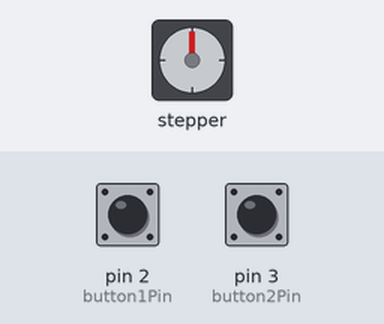
Simulated run of this sketch. Board: Arduino Uno, built with avr-gcc and run on an emulated ATmega328P. On the bench: stepper motor. The inputs (shaded band) are chosen by the test bench; at power-on: pin 2 (button1Pin) HIGH, pin 3 (button2Pin) HIGH. Stepper angles assume 2048 steps per turn.

Above: at 1.2 s.
1.3 s: pin 2 (button1Pin) pulled LOW for 0.15 s
At 2.5 s:
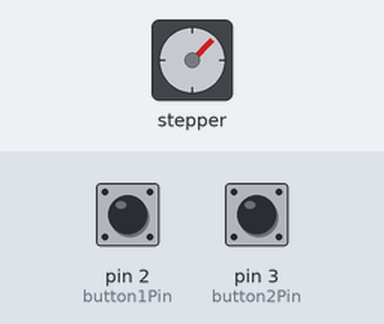
3.2 s: pin 3 (button2Pin) pulled LOW for 1 s
At 5.3 s:
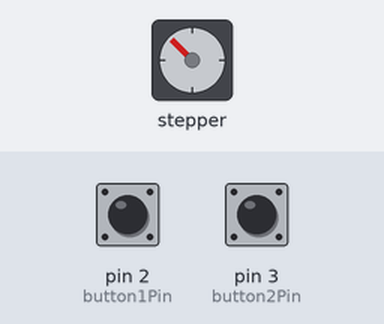
5.7 s: pin 3 (button2Pin) pulled LOW for 0.15 s
At 7.0 s:
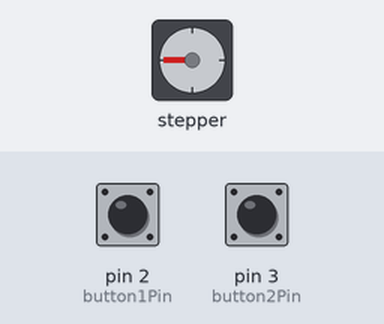
7.6 s: pin 2 (button1Pin) pulled LOW for 1 s
At 8.37 s:
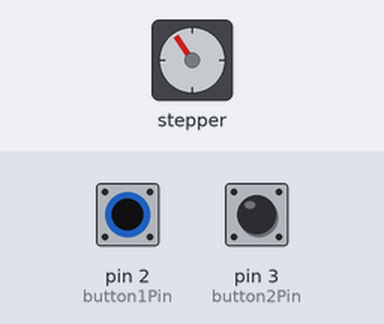
10.1 s: pin 2 (button1Pin) pulled LOW for 3.2 s
At 10.25 s:
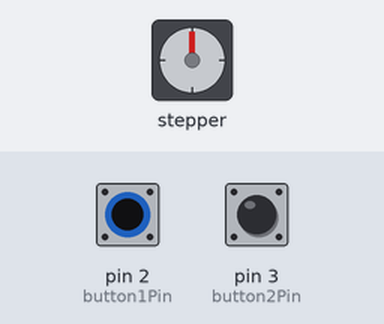
14.8 s: pin 3 (button2Pin) pulled LOW for 3.2 s
At 15.57 s:
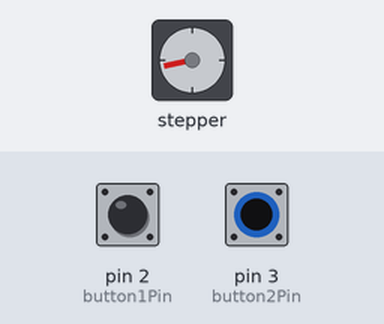
Timing chart, 0 to 19.8 s (numbered marks = the images above; inputs shaded):
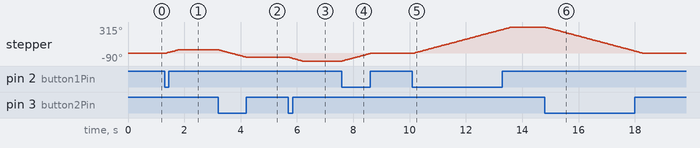

Measured:
- after the input at 1.3 s, stepper: turns 45° clockwise in 0.49 s, starting at once
- after the input at 3.2 s, stepper: turns 90° counter-clockwise in 1.0 s, starting at once
- after the input at 5.7 s, stepper: turns 45° counter-clockwise in 0.49 s, starting at once
- after the input at 7.6 s, stepper: turns 90° clockwise in 1.0 s, starting at once
- after the input at 10.1 s, stepper: turns 315° clockwise in 3.5 s, starting at once
- after the input at 14.8 s, stepper: turns 315° counter-clockwise in 3.5 s, starting at once

The sketch:

Stepper_Motor_w_Button_Control.ino
```cpp
// This sketch uses Button presses to control a stepper motor.
//Combined projects from the SIK GUIDE and LEARN ARDUINO BASICS books


#include <Stepper.h> //including stepper motor library

//defining pins section

int stepIN1Pin = 8;
int stepIN2Pin = 9;
int stepIN3Pin = 10;
int stepIN4Pin = 11;
int stepsPerRevolution = 2048; // amount of steps per revolution

const int button1Pin = 2;  // pushbutton 1 pin for clockwise rotation
const int button2Pin = 3;  // pushbutton 2 pin for counter clockwise rotation

Stepper myStepper(stepsPerRevolution, stepIN1Pin, stepIN3Pin, stepIN2Pin, stepIN4Pin);

void setup() {
  // Set up the pushbutton pins to be an input:
  pinMode(button1Pin, INPUT);
  pinMode(button2Pin, INPUT);
myStepper.setSpeed(15);
}

void loop() {
  // A == B means "EQUIVALENT". This is true if both sides are the same.
  // A && B means "AND". This is true if both sides are true.
  // A || B means "OR". This is true if either side is true.
  // !A means "NOT". This makes anything after it the opposite (true or false).

  //This section layouts the button scheme one button is clockwise rotation, the other counter clockwise rotation
int button1State, button2State;
  button1State = digitalRead(button1Pin);
  button2State = digitalRead(button2Pin);
 if (((button1State == LOW) && !(button2State == LOW)))  // if we're pushing button 1 OR button 2
  myStepper.step(stepsPerRevolution/8);
  if (((button2State == LOW) && !(button1State == LOW)))  // if we're pushing button 1 OR button 2
  myStepper.step(-stepsPerRevolution/8);
  }
```
